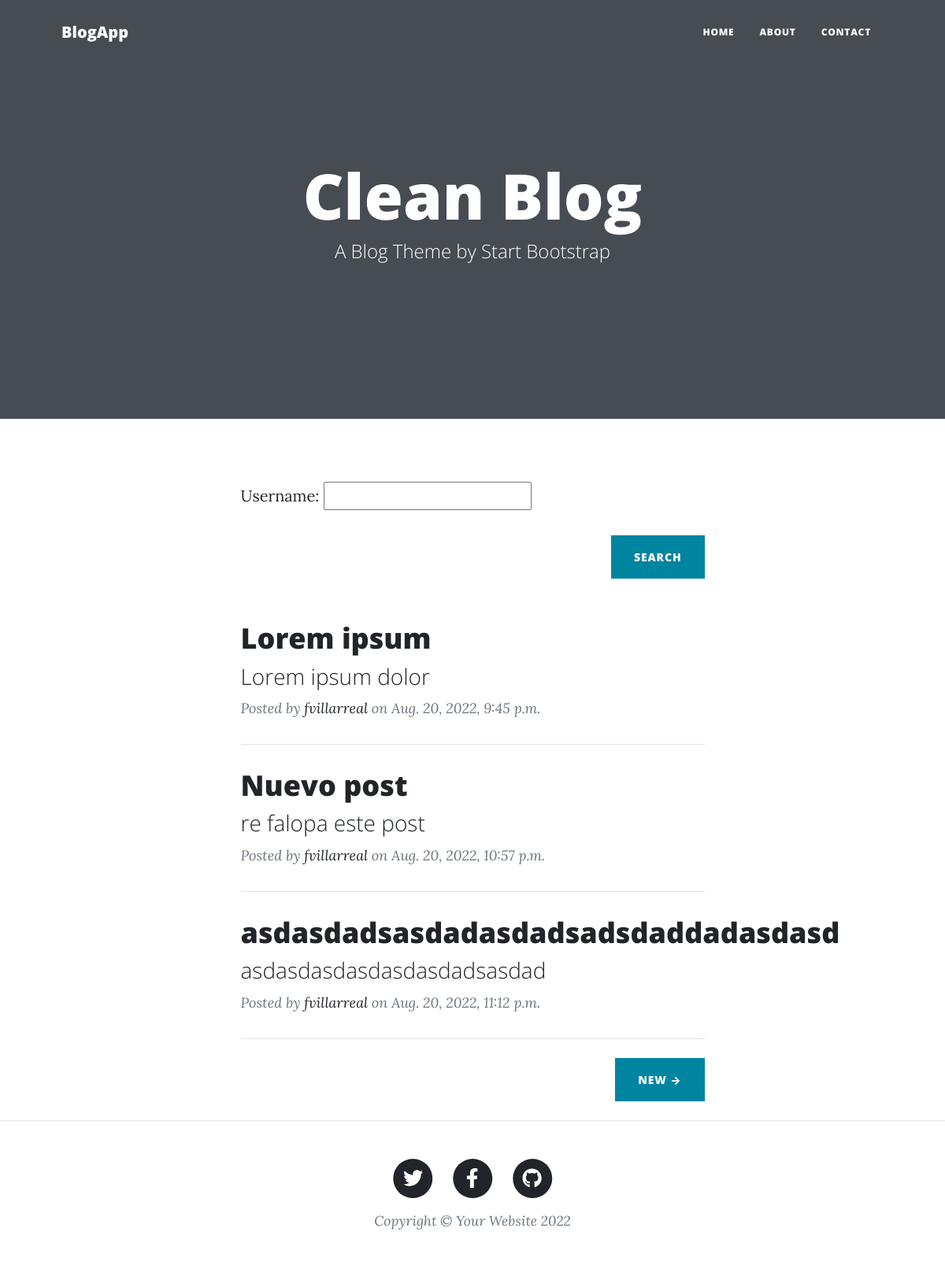
The app's page /BlogApp/, older data.
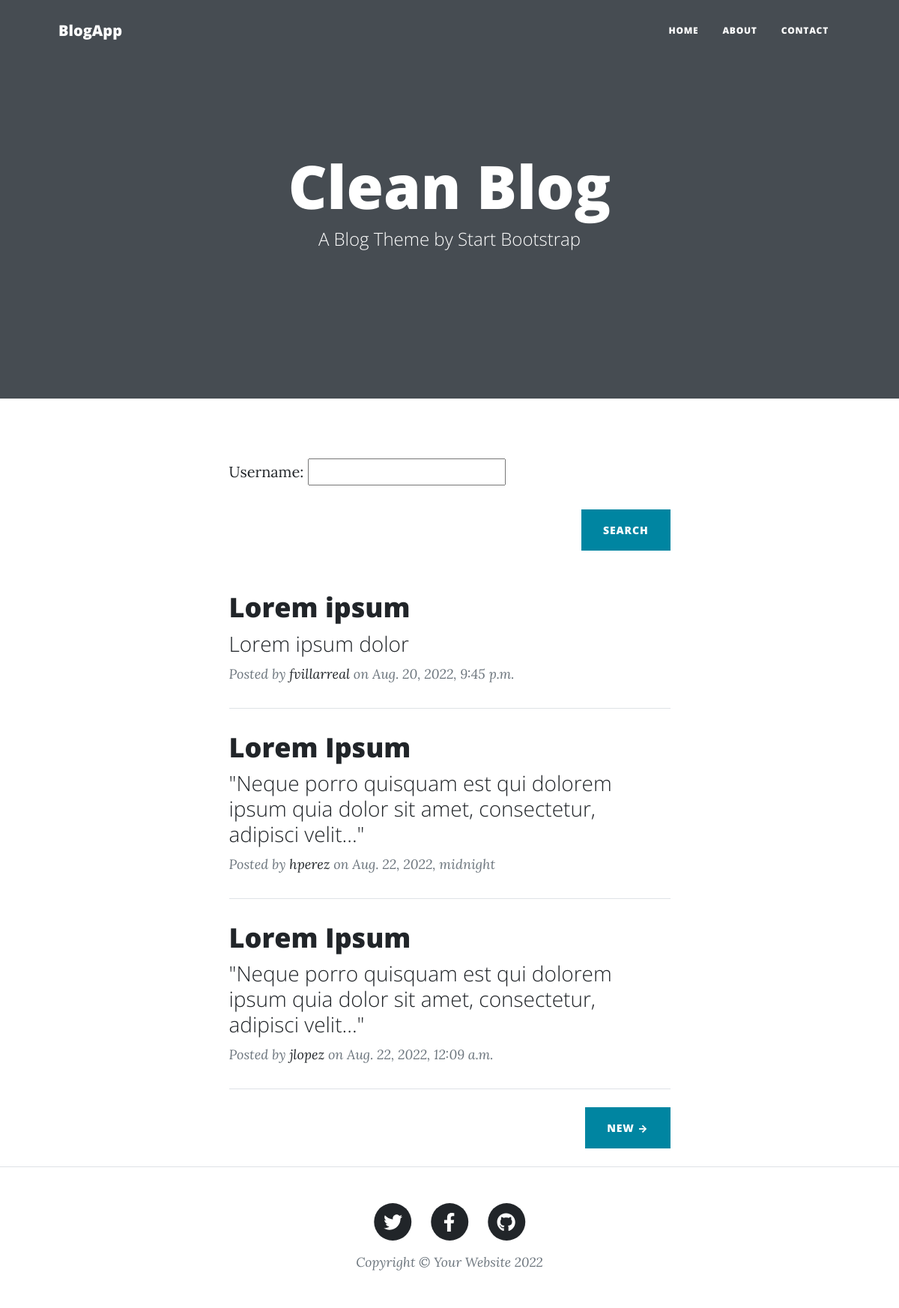
The same page, newer data.
### BlogApp/models.py (models this page shows)
class Post(models.Model):
    title = models.CharField(max_length=100)
    subtitle = models.CharField(max_length=200)
    article = models.CharField(max_length=10000)
    user = models.ForeignKey(User, on_delete=models.CASCADE)
    created_at = models.DateTimeField()

class User(models.Model):
    username = models.CharField(max_length=40)

### BlogApp/views.py (the view, shortened to what this page needs)
# urls.py: path('', home, name="BlogAppHome"),
def home(request):
    posts = Post.objects.all()
    context = { "posts": posts, "form": FindPostByUsernameForm() }
    return render(request, 'BlogApp/home.html', context)

### BlogApp/forms.py
class FindPostByUsernameForm(forms.Form):
    username = forms.CharField(max_length=100)

### BlogApp/templates/BlogApp/home.html (shortened to what this page needs)
{% extends "BlogApp/base.html" %}
{% load static %}
{% block dinamicBody %}
<header class="masthead">
    <div class="container position-relative px-4 px-lg-5">
        <div class="row gx-4 gx-lg-5 justify-content-center">
            <div class="col-md-10 col-lg-8 col-xl-7">
                <div class="site-heading">
                    <h1>Clean Blog</h1>
                    <span class="subheading">A Blog Theme by Start Bootstrap</span>
                </div>
            </div>
        </div>
    </div>
</header>
<div class="container px-4 px-lg-5">
    <div class="row gx-4 gx-lg-5 justify-content-center">
        <div class="col-md-10 col-lg-8 col-xl-7">
            <form action="" method="POST">
                {{ form.as_p }}
                <div class="d-flex justify-content-end mb-4">
                    <input  class="btn btn-primary text-uppercase" type="submit" value="Search">
                </div>
            </form>
        </div>
    </div>
</div>
<div class="container px-4 px-lg-5">
    <div class="row gx-4 gx-lg-5 justify-content-center">
        <div class="col-md-10 col-lg-8 col-xl-7">
            {% for post in posts %}
            <div class="post-preview">
                <a href="{% url 'BlogAppPosts' post.id %}">
                    <h2 class="post-title">{{ post.title }}</h2>
                    <h3 class="post-subtitle">{{ post.subtitle }}</h3>
                </a>
                <p class="post-meta">
                    Posted by
                    <a href="#!">{{ post.user.username }}</a>
                    on {{ post.created_at }}
                </p>
            </div>
            <hr class="my-4" />
            {% endfor %}
            <div class="d-flex justify-content-end mb-4"><a class="btn btn-primary text-uppercase" href="{% url 'BlogAppNewPost' %}">New →</a></div>
        </div>
    </div>
</div>
{% endblock %}

### BlogApp/templates/BlogApp/base.html (shortened to what this page needs)
<!DOCTYPE html>
<html lang="en">
    <head>
        {% load static %}
        <link href="{% static 'BlogApp/css/styles.css' %}" rel="stylesheet" />
    </head>
    <body>
        <nav class="navbar navbar-expand-lg navbar-light" id="mainNav">
            <div class="container px-4 px-lg-5">
                <a class="navbar-brand" href="{% url 'BlogAppHome' %}">BlogApp</a>
                <div class="collapse navbar-collapse" id="navbarResponsive">
                    <ul class="navbar-nav ms-auto py-4 py-lg-0">
                        <li class="nav-item"><a class="nav-link px-lg-3 py-3 py-lg-4" href="{% url 'BlogAppHome' %}">Home</a></li>
                        <li class="nav-item"><a class="nav-link px-lg-3 py-3 py-lg-4" href="about.html">About</a></li>
                        <li class="nav-item"><a class="nav-link px-lg-3 py-3 py-lg-4" href="contact.html">Contact</a></li>
                    </ul>
                </div>
            </div>
        </nav>
        {% block dinamicBody %}
        {% endblock %}
        <footer class="border-top">
            <div class="container px-4 px-lg-5">
                <div class="row gx-4 gx-lg-5 justify-content-center">
                    <div class="col-md-10 col-lg-8 col-xl-7">
                        <ul class="list-inline text-center">
                            <li class="list-inline-item">
                                <a href="#!">
                                    <span class="fa-stack fa-lg">
                                        <i class="fas fa-circle fa-stack-2x"></i>
                                        <i class="fab fa-twitter fa-stack-1x fa-inverse"></i>
                                    </span>
                                </a>
                            </li>
                            <li class="list-inline-item">
                                <a href="#!">
                                    <span class="fa-stack fa-lg">
                                        <i class="fas fa-circle fa-stack-2x"></i>
                                        <i class="fab fa-facebook-f fa-stack-1x fa-inverse"></i>
                                    </span>
                                </a>
                            </li>
                            <li class="list-inline-item">
                                <a href="#!">
                                    <span class="fa-stack fa-lg">
                                        <i class="fas fa-circle fa-stack-2x"></i>
                                        <i class="fab fa-github fa-stack-1x fa-inverse"></i>
                                    </span>
                                </a>
                            </li>
                        </ul>
                        <div class="small text-center text-muted fst-italic">Copyright &copy; Your Website 2022</div>
                    </div>
                </div>
            </div>
        </footer>
    </body>
</html>

Row changes from the older to the newer data that the page shows:
removed Post: title "Nuevo post", subtitle "re falopa este post", user.username "fvillarreal", created_at "Aug. 20, 2022, 10:57 p.m."
removed Post: title "asdasdadsasdadasdadsadsdaddadasdasd", subtitle "asdasdasdasdasdasdadsasdad", user.username "fvillarreal", created_at "Aug. 20, 2022, 11:12 p.m."
added Post: title "Lorem Ipsum", subtitle "\"Neque porro quisquam est qui dolorem ipsum quia dolor sit amet, consectetur, adipisci velit...\"", user.username "hperez", created_at "Aug. 22, 2022, midnight"
added Post: title "Lorem Ipsum", subtitle "\"Neque porro quisquam est qui dolorem ipsum quia dolor sit amet, consectetur, adipisci velit...\"", user.username "jlopez", created_at "Aug. 22, 2022, 12:09 a.m."
